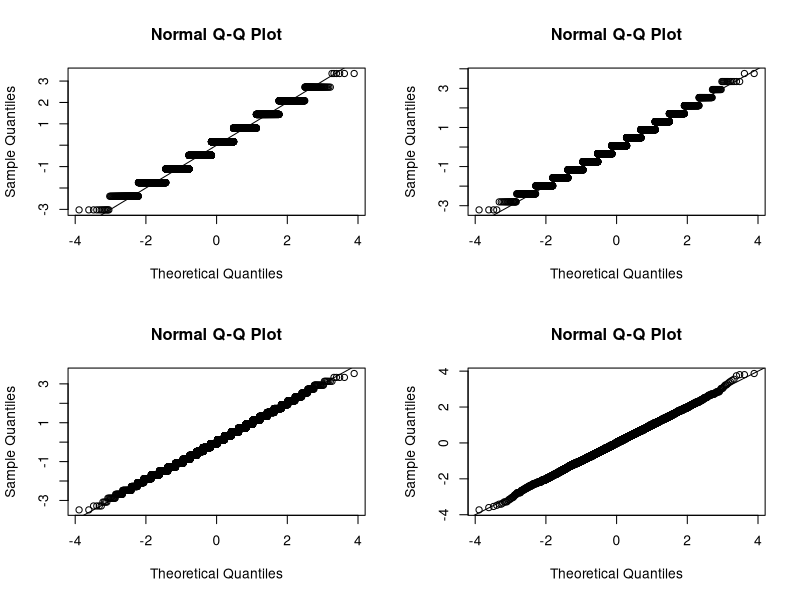
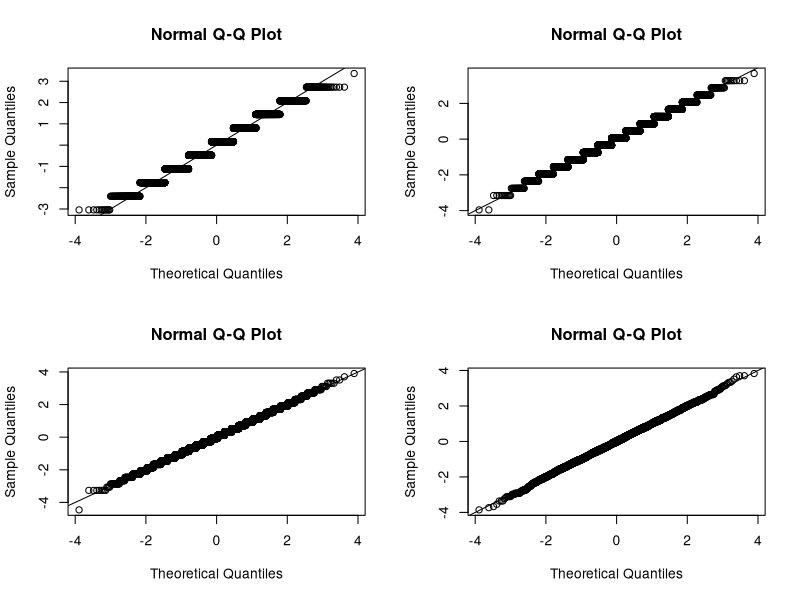
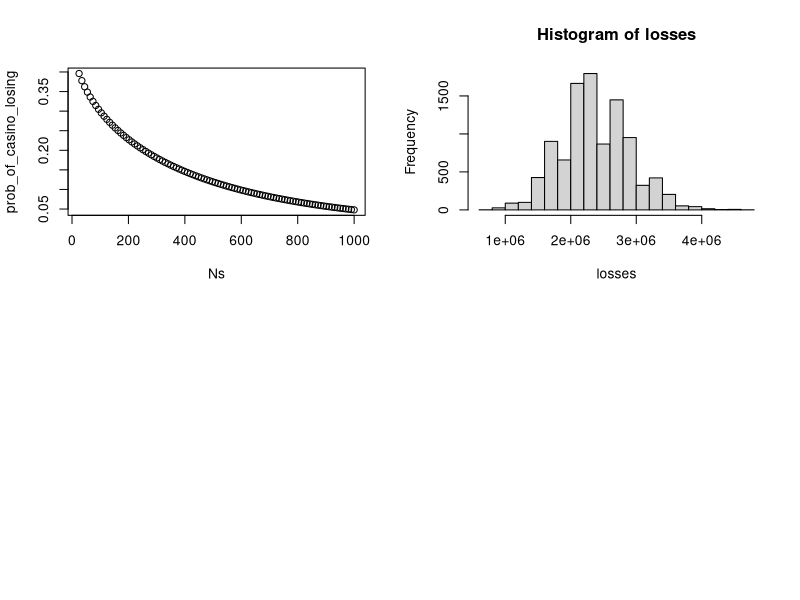
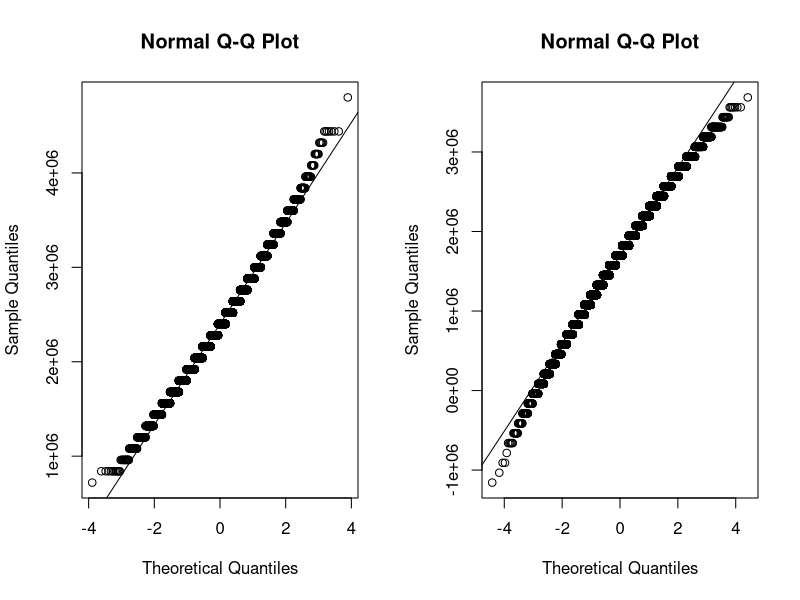
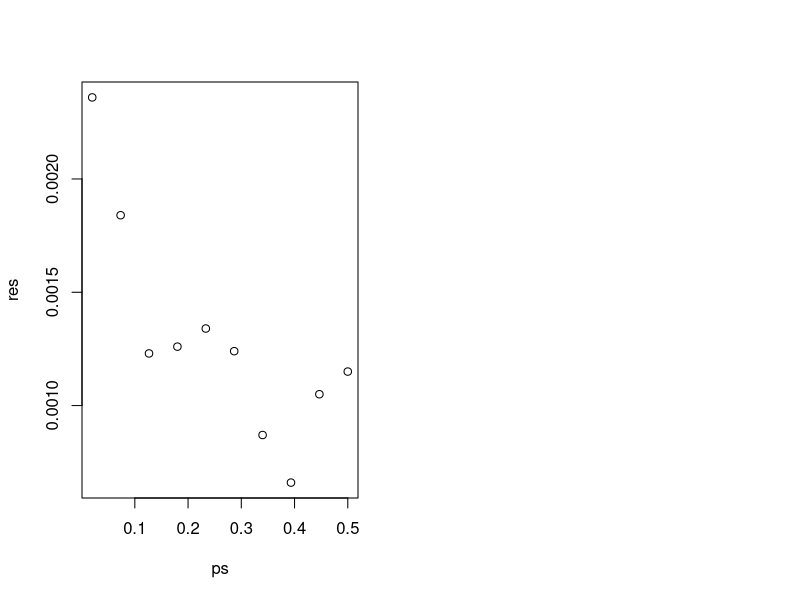

Write the R code that produced these figures, in order.
## ---- chunk 1
get_outcome <- function(N){
  x <- sample( c(-1,1), N, replace=TRUE, prob=c(10/19,9/19))
  sum(x)
}
get_outcome(10)
## ---- chunk 2
mysd <- function(x){
  sqrt(mean((x-mean(x))^2))
}
B <- 10^4
par(mfrow=c(2,2)) ##don't worry if you don't know what this is. You can remove it.
for(N in c(10, 25, 100, 1000)){
  winnings <- replicate(B,get_outcome(N) )
  z <- (winnings - mean(winnings))/mysd(winnings)
  qqnorm(z)
  abline(0,1)
  cat("Expected value:", mean(winnings), 
      "Standard Error:", mysd(winnings),"\n")
}
## ---- chunk 3
par(mfrow=c(2,2)) ##don't worry if you don't know what this is. You can remove it.
for(N in c(10, 25, 100, 1000)){
  average_winnings <- replicate(B,get_outcome(N) ) / N
  z <- (average_winnings - mean(average_winnings))/mysd(average_winnings)
  qqnorm(z)
  abline(0,1)
  cat("Expected value:", mean(average_winnings), 
      "Standard Error:", mysd(average_winnings),"\n")
}
## ---- chunk 4
1-pnorm( sqrt(25)*(1/19)/0.998614)
## ---- chunk 5
B <- 10^5
winnings <- replicate(B,get_outcome(25) )
mean(winnings>0)                   
## ---- chunk 6
Ns <-seq(25, 1000, len=100)
prob_of_casino_losing <- 1 - pnorm( sqrt(Ns)*(1/19/0.998614))
plot(Ns, prob_of_casino_losing)
## ---- chunk 7
N <- 1000
loss_per_foreclosure <- 120000
p <- 0.02
defaults <- sample( c(0,1), N, prob=c(1-p, p), replace = TRUE)
sum(defaults * loss_per_foreclosure)
## ---- chunk 8
N <- 1000
loss_per_foreclosure <- 120000
p <- 0.02
B <- 10^4
losses <- replicate(B, {
  defaults <- sample( c(0,1), N, prob=c(1-p, p), replace = TRUE) 
  sum(defaults * loss_per_foreclosure)
})
## Data looks normally distributed:
hist(losses)
par(mfrow=c(1,2))
qqnorm(losses)
qqline(losses)
mean(losses)
sd(losses)
## ---- chunk 9
N <- 1000
loan <- 180000
p <- 0.02
loss_per_foreclosure <- 120000
interest_rate <- (100+p*loss_per_foreclosure)/(1-p)/loan
cat("interest rate is: ",interest_rate)
B <- 10000
profit <- replicate(B, {
  x <- sample( c(-loss_per_foreclosure, interest_rate*loan ), N, replace=TRUE, prob=c(p, 1-p))
  sum(x)
})
mean(profit/N) ##should be about 100
## ---- chunk 10
## Run scripts above then:
mean(profit < 0)
## ---- chunk 11
loan <- 180000
p <- 0.02
z <- -qnorm(0.001)
loss_per_foreclosure <- 120000
interest_rate <- loss_per_foreclosure*(z*sqrt(p*(1-p))+sqrt(N)*p)/
  ((1-p)*sqrt(N) - z*sqrt(p*(1-p)))/loan
cat("Interest rate is: ", interest_rate,"\n")
expectation <- -loss_per_foreclosure*p + interest_rate*loan*(1-p)
cat("Mean profit:" , expectation*N )
B <- 10^5
profit <- replicate(B, {
  x <- sample( c(-loss_per_foreclosure, interest_rate*loan ), N, replace=TRUE, prob=c(p, 1-p))
  sum(x)
})
mean(profit<0) ##should be about 0.001
## ---- chunk 12
##Note that the normal approximation is not that great at the tails
qqnorm(profit)
qqline(profit)
## ---- chunk 13
B <- 10^5
ps <- seq(0.02,0.5,len=10)
res <- sapply(ps,function(p){
  interest_rate <- loss_per_foreclosure*(z*sqrt(p*(1-p))+sqrt(N)*p)/
  ((1-p)*sqrt(N) - z*sqrt(p*(1-p)))/loan
  profit <- replicate(B, {
    x <- sample( c(-loss_per_foreclosure, interest_rate*loan ), N, replace=TRUE, prob=c(p, 1-p))
    sum(x)
    })
  mean(profit<0) ##should be about 0.001
})
plot(ps,res)
## ---- chunk 14
p2 <- 0.05
interest_rate2 <- (expectation +
                     loss_per_foreclosure*p2)/(1-p2)/loan
interest_rate2
## ---- chunk 15
loan <- 180000
loss_per_foreclosure <- 120000
p2 <- 0.05
interest_rate2 <- (expectation +
                     loss_per_foreclosure*p2)/(1-p2)/loan
B <- 10^4
profit <- replicate(B, {
  x <- sample( c(-loss_per_foreclosure, interest_rate2*loan ), N, replace=TRUE, prob=c(p2, 1-p2))
  sum(x)
})
mean(profit<0) ##should be about 0.001
## ---- chunk 16
z <- -qnorm(0.001)
N2 <- (z*(interest_rate2*loan + loss_per_foreclosure)*sqrt(p2*(1-p2)) / 
  (interest_rate2*loan*(1-p2) - loss_per_foreclosure*p2 ))^2
cat("N is :",N2)
B <- 10^4
profit <- replicate(B, {
  x <- sample( c(-loss_per_foreclosure, interest_rate2*loan ), N2, replace=TRUE, prob=c(p2, 1-p2))
  sum(x)
})
mean(profit<0) ##should be about 0.001

## ---- chunk 17
loan <- 180000
loss_per_foreclosure <- 120000
p2 <- 0.05
interest_rate2 <- 0.05
B <- 10^5
outcomes1 <- replicate(B,{
  sample( c(-loss_per_foreclosure, interest_rate2*loan ), 2, replace=TRUE, prob=c(p2, 1-p2))
})
## ---- chunk 18
sum( outcomes1[1,] < 0 & outcomes1[2,]<0)/sum(outcomes1[1,]<0)
## ---- chunk 19
B <- 10^5
outcomes2 <- replicate(B,{
  add <- sample( c(-0.04,0.04), 1)
  sample( c(-loss_per_foreclosure, interest_rate2*loan ), 2, replace=TRUE, prob=c(p2+add, 1-(p2+add)))
})
## ---- chunk 20
sum( outcomes2[1,] < 0 & outcomes2[2,]<0)/sum(outcomes2[1,]<0)
## ---- chunk 21
B <- 10^5
profit2 <- replicate(B,{
  add <- sample( c(-0.04,0.04), 1)
  x <- sample( c(-loss_per_foreclosure, interest_rate2*loan ), N2, replace=TRUE, prob=c(p2+add, 1-(p2+add)))
  sum(x)
})
## ---- chunk 22
mean(profit)
mean(profit2)
## ---- chunk 23
mean(profit < 0)
mean(profit2 < 0)
## ---- chunk 24
mean(profit < -10^6)
mean(profit2 < -10^6)
